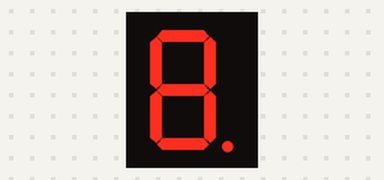
A sketch run on a simulated Arduino Uno, built with avr-gcc and run on an emulated ATmega328P. On the bench: 1-digit seven-segment display. Wiring (inferred from the names in the program): 1-digit 7-segment display, segments lit when LOW: segments pin 2, pin 3, pin 4, pin 5, pin 6, pin 7, pin 8, pin 9. The segment pins are drawn as the display they are named for.

Above: at 0.1 s.
At 6.7 s:
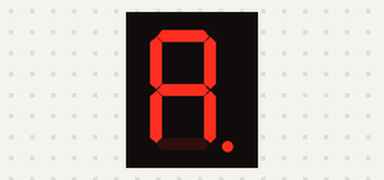
At 7.9 s:
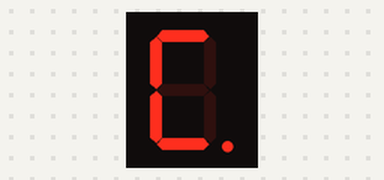
At 8.5 s:
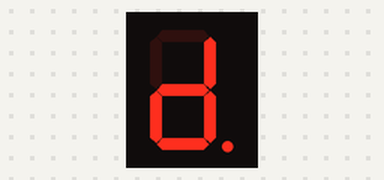
At 9.7 s:
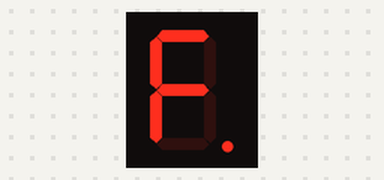
At 10.9 s:
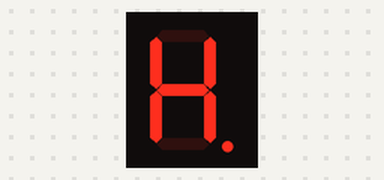

Measured:
- by itself, everything shown: repeats every 12.8 s, in 36 steps
- what the display in image 1 shows lasts 0.5 s, from 6.6 s to 7.1 s
- what the display in image 5 shows lasts 2.5 s, from 10.8 s to 13.3 s

The sketch:

display-7-segmentos-anodo.ino
```cpp
byte seven_seg_digits[18][7] = {
 { 0,0,0,0,0,0,1 },  //DIGITO 0
 { 1,0,0,1,1,1,1 },  //DIGITO 1
 { 0,0,1,0,0,1,0 },  //DIGITO 2
 { 0,0,0,0,1,1,0 },  //DIGITO 3
 { 1,0,0,1,1,0,0 },  //DIGITO 4
 { 0,1,0,0,1,0,0 },  //DIGITO 5
 { 0,1,0,0,0,0,0 },  //DIGITO 6
 { 0,0,0,1,1,1,1 },  //DIGITO 7
 { 0,0,0,0,0,0,0 },  //DIGITO 8
 { 0,0,0,1,1,0,0 },  //DIGITO 9
 { 0,0,0,1,0,0,0 },  //DIGITO A
 { 1,1,0,0,0,0,0 },  //DIGITO B
 { 0,1,1,0,0,0,1 },  //DIGITO C
 { 1,0,0,0,0,1,0 },  //DIGITO D
 { 0,1,1,0,0,0,0 },  //DIGITO E
 { 0,1,1,1,0,0,0 },  //DIGITO F
 { 0,1,0,0,0,0,0 },  //DIGITO G
 { 1,0,0,1,0,0,0}   //DIGITO H

};
void setup(){
  pinMode(2, OUTPUT); //PINO 2 -> SEGMENTO A
  pinMode(3, OUTPUT); //PINO 3 -> SEGMENTO B
  pinMode(4, OUTPUT); //PINO 4 -> SEGMENTO C
  pinMode(5, OUTPUT); //PINO 5 -> SEGMENTO D
  pinMode(6, OUTPUT); //PINO 6 -> SEGMENTO E
  pinMode(7, OUTPUT); //PINO 7 -> SEGMENTO F
  pinMode(8, OUTPUT); //PINO 8 -> SEGMENTO G
  pinMode(9, OUTPUT); //PINO 9 -> SEGMENTO PONTO
  ligaPonto(0);
}
void ligaPonto(byte dot){  //FUNÇÃO QUE ACIONA O PONTO DO DISPLAY
  digitalWrite(9, dot);
}
void ligaSegmentosDisplay(byte digit){ //FUNÇÃO QUE ACIONA O DISPLAY
  byte pino = 2;

  for (byte contadorSegmentos = 0; contadorSegmentos < 7; ++contadorSegmentos){ //PARA "contadorSegmentos"
    //IGUAL A 0, ENQUANTO "contadorSegmentos" MENOR QUE 7, INCREMENTA "contadorSegmentos"
    digitalWrite(pino, seven_seg_digits[digit][contadorSegmentos]); //PERCORRE O ARRAY E LIGA OS
    //SEGMENTOS CORRESPONDENTES AO DIGITO
    ++pino; //INCREMENTA "pino"
  }
    ligaPonto(1); //LIGA O PONTO DO DISPLAY
    delay(100); //INTERVALO DE 100 MILISSEGUNDOS
    ligaPonto(0); //DESLIGA O PONTO DO DISPLAY
}
//MÉTODO RESPONSÁVEL PELA CONTAGEM DE 0 A 9 E CONTAGEM DE "A" ATÉ "F" (NA CONTAGEM HEXADECIMAL "A"=10
// "B"=11 / "C"=12 / "D"=13 / "E"=14 / "F"=15)
void loop() {
  for (byte contador = 0; contador < 18; contador++){ //PARA "contador"
    //IGUAL A 0, ENQUANTO "contador" MENOR QUE 16, INCREMENTA "contador"
     delay(500); //INTERVALO DE 500 MILISSEGUNDOS
     ligaSegmentosDisplay(contador); //FAZ A CONTAGEM
  }
  delay(2000); //INTERVALO DE 2 SEGUNDOS
}
```
